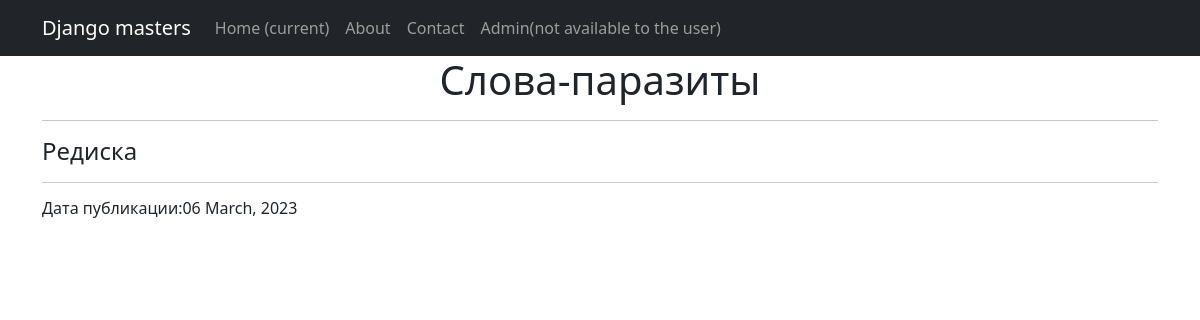
Page /news/4 on the committed database.
### news/models.py (models this page shows, shortened)
class Post(models.Model):
    news = 'NE'
    article = 'AR'
    FIELD = [
        (news, 'Новость'),
        (article, 'Статья')
    ]
    article_or_news = models.CharField(max_length=2, choices=FIELD)
    data_time = models.DateTimeField(auto_now_add=True)
    name_news = models.CharField(max_length=255)
    text_news = models.TextField()
    rating_news = models.IntegerField(default=0)
    author_post = models.ForeignKey(Author, on_delete=models.CASCADE)
    post_category = models.ManyToManyField(Category, through='PostCategory')

### news/views.py (the view)
# urls.py: path('<int:pk>', NewsBlockDetail.as_view()),
class NewsBlockDetail(DetailView):
    model = Post
    template_name = 'news_block.html'
    context_object_name = 'news_block'

### templates/news_block.html (shortened to what this page needs)
{% extends 'flatpages/default.html' %}
{% load words_filters %}
{% block content %}
<h1>{{ news_block.name_news}}</h1>
<hr>
<h4 style="text-align: left;">{{ news_block.text_news }}</h4>
<hr>
<h style="text-align: left;"><h6>Дата публикации:{{ news_block.data_time|date:"d E, Y" }}</h6></h>
{% endblock content %}

### rows in the picture
Post: name_news "Слова-паразиты", text_news "Редиска", data_time "06 March, 2023"
